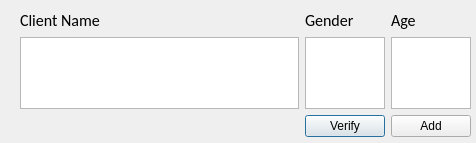
<?xml version="1.0" encoding="UTF-8"?>
<ui version="4.0">
 <class>AddService</class>
 <widget class="QDialog" name="AddService">
  <property name="geometry">
   <rect>
    <x>0</x>
    <y>0</y>
    <width>476</width>
    <height>143</height>
   </rect>
  </property>
  <property name="windowTitle">
   <string>Add Service</string>
  </property>
  <widget class="QWidget" name="gridLayoutWidget">
   <property name="geometry">
    <rect>
     <x>20</x>
     <y>10</y>
     <width>451</width>
     <height>127</height>
    </rect>
   </property>
   <layout class="QGridLayout" name="gridLayout" rowstretch="0,0,0,0" columnstretch="8,1,1">
    <item row="0" column="0">
     <widget class="QLabel" name="label">
      <property name="font">
       <font>
        <family>Calibri</family>
        <pointsize>12</pointsize>
       </font>
      </property>
      <property name="text">
       <string>Client Name</string>
      </property>
     </widget>
    </item>
    <item row="3" column="1">
     <widget class="QPushButton" name="pushButton_2">
      <property name="text">
       <string>Verify</string>
      </property>
     </widget>
    </item>
    <item row="0" column="2">
     <widget class="QLabel" name="label_3">
      <property name="font">
       <font>
        <family>Calibri</family>
        <pointsize>12</pointsize>
       </font>
      </property>
      <property name="text">
       <string>Age</string>
      </property>
     </widget>
    </item>
    <item row="1" column="1">
     <widget class="QTextEdit" name="textEdit_2">
      <property name="verticalScrollBarPolicy">
       <enum>Qt::ScrollBarAlwaysOff</enum>
      </property>
      <property name="tabChangesFocus">
       <bool>true</bool>
      </property>
      <property name="lineWrapMode">
       <enum>QTextEdit::WidgetWidth</enum>
      </property>
      <property name="lineWrapColumnOrWidth">
       <number>0</number>
      </property>
     </widget>
    </item>
    <item row="1" column="2">
     <widget class="QTextEdit" name="textEdit_3">
      <property name="sizePolicy">
       <sizepolicy hsizetype="Expanding" vsizetype="Expanding">
        <horstretch>0</horstretch>
        <verstretch>0</verstretch>
       </sizepolicy>
      </property>
      <property name="sizeIncrement">
       <size>
        <width>0</width>
        <height>0</height>
       </size>
      </property>
      <property name="verticalScrollBarPolicy">
       <enum>Qt::ScrollBarAlwaysOff</enum>
      </property>
      <property name="tabChangesFocus">
       <bool>true</bool>
      </property>
      <property name="lineWrapMode">
       <enum>QTextEdit::WidgetWidth</enum>
      </property>
      <property name="lineWrapColumnOrWidth">
       <number>0</number>
      </property>
     </widget>
    </item>
    <item row="3" column="2">
     <widget class="QPushButton" name="pushButton">
      <property name="text">
       <string>Add</string>
      </property>
     </widget>
    </item>
    <item row="0" column="1">
     <widget class="QLabel" name="label_2">
      <property name="font">
       <font>
        <family>Calibri</family>
        <pointsize>12</pointsize>
       </font>
      </property>
      <property name="text">
       <string>Gender</string>
      </property>
     </widget>
    </item>
    <item row="1" column="0">
     <widget class="QTextEdit" name="textEdit">
      <property name="sizeIncrement">
       <size>
        <width>0</width>
        <height>0</height>
       </size>
      </property>
      <property name="frameShape">
       <enum>QFrame::StyledPanel</enum>
      </property>
      <property name="lineWidth">
       <number>1</number>
      </property>
      <property name="verticalScrollBarPolicy">
       <enum>Qt::ScrollBarAlwaysOff</enum>
      </property>
      <property name="tabChangesFocus">
       <bool>true</bool>
      </property>
      <property name="lineWrapMode">
       <enum>QTextEdit::WidgetWidth</enum>
      </property>
      <property name="lineWrapColumnOrWidth">
       <number>0</number>
      </property>
     </widget>
    </item>
   </layout>
  </widget>
 </widget>
 <resources/>
 <connections/>
</ui>
